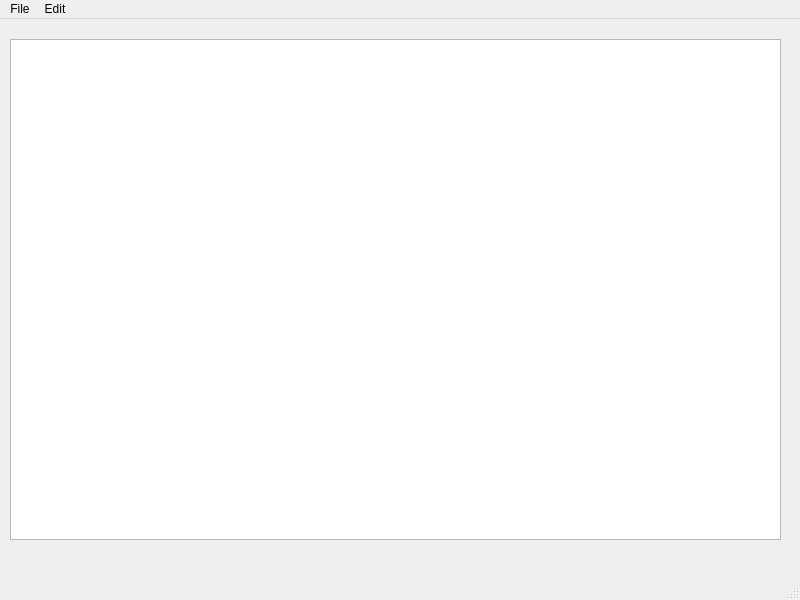
<?xml version="1.0" encoding="UTF-8"?>
<ui version="4.0">
 <class>MainWindow</class>
 <widget class="QMainWindow" name="MainWindow">
  <property name="geometry">
   <rect>
    <x>0</x>
    <y>0</y>
    <width>800</width>
    <height>600</height>
   </rect>
  </property>
  <property name="windowTitle">
   <string>MainWindow</string>
  </property>
  <widget class="QWidget" name="centralwidget">
   <widget class="QWidget" name="verticalLayoutWidget">
    <property name="geometry">
     <rect>
      <x>10</x>
      <y>20</y>
      <width>771</width>
      <height>501</height>
     </rect>
    </property>
    <layout class="QVBoxLayout" name="verticalLayout">
     <item>
      <widget class="QTextEdit" name="textEdit"/>
     </item>
    </layout>
   </widget>
  </widget>
  <widget class="QMenuBar" name="menubar">
   <property name="geometry">
    <rect>
     <x>0</x>
     <y>0</y>
     <width>800</width>
     <height>26</height>
    </rect>
   </property>
   <widget class="QMenu" name="menuFile">
    <property name="title">
     <string>File</string>
    </property>
    <addaction name="actionNew"/>
    <addaction name="actionOpen"/>
    <addaction name="actionSave_As"/>
    <addaction name="actionExit"/>
    <addaction name="actionPrint"/>
   </widget>
   <widget class="QMenu" name="menuEdit">
    <property name="title">
     <string>Edit</string>
    </property>
    <addaction name="actionCopy"/>
    <addaction name="actionPaste"/>
    <addaction name="actionCut"/>
    <addaction name="actionUndo"/>
    <addaction name="actionRedo"/>
   </widget>
   <addaction name="menuFile"/>
   <addaction name="menuEdit"/>
  </widget>
  <widget class="QStatusBar" name="statusbar"/>
  <action name="actionNew">
   <property name="icon">
    <iconset resource="Resources.qrc">
     <normaloff>:/images/New.bmp</normaloff>:/images/New.bmp</iconset>
   </property>
   <property name="text">
    <string>New</string>
   </property>
  </action>
  <action name="actionOpen">
   <property name="icon">
    <iconset>
     <normalon>:/images/Open.bmp</normalon>
    </iconset>
   </property>
   <property name="text">
    <string>Open</string>
   </property>
  </action>
  <action name="actionSave_As">
   <property name="icon">
    <iconset>
     <normalon>:/images/Save.bmp</normalon>
    </iconset>
   </property>
   <property name="text">
    <string>Save As</string>
   </property>
  </action>
  <action name="actionExit">
   <property name="icon">
    <iconset>
     <normalon>:/images/Cancel_2_Icon_16.bmp</normalon>
    </iconset>
   </property>
   <property name="text">
    <string>Exit</string>
   </property>
  </action>
  <action name="actionCopy">
   <property name="icon">
    <iconset resource="Resources.qrc">
     <normaloff>:/images/Copy.bmp</normaloff>:/images/Copy.bmp</iconset>
   </property>
   <property name="text">
    <string>Copy</string>
   </property>
  </action>
  <action name="actionPaste">
   <property name="icon">
    <iconset resource="Resources.qrc">
     <normaloff>:/images/Paste.bmp</normaloff>:/images/Paste.bmp</iconset>
   </property>
   <property name="text">
    <string>Paste</string>
   </property>
  </action>
  <action name="actionCut">
   <property name="icon">
    <iconset resource="Resources.qrc">
     <normaloff>:/images/Cut.bmp</normaloff>:/images/Cut.bmp</iconset>
   </property>
   <property name="text">
    <string>Cut</string>
   </property>
  </action>
  <action name="actionUndo">
   <property name="icon">
    <iconset resource="Resources.qrc">
     <normaloff>:/images/Undo-icon.bmp</normaloff>:/images/Undo-icon.bmp</iconset>
   </property>
   <property name="text">
    <string>Undo</string>
   </property>
  </action>
  <action name="actionRedo">
   <property name="icon">
    <iconset resource="Resources.qrc">
     <normaloff>:/images/Redo.bmp</normaloff>:/images/Redo.bmp</iconset>
   </property>
   <property name="text">
    <string>Redo</string>
   </property>
  </action>
  <action name="actionPrint">
   <property name="icon">
    <iconset resource="Resources.qrc">
     <normaloff>:/images/print.bmp</normaloff>:/images/print.bmp</iconset>
   </property>
   <property name="text">
    <string>Print</string>
   </property>
  </action>
 </widget>
 <resources>
  <include location="Resources.qrc"/>
 </resources>
 <connections/>
</ui>
